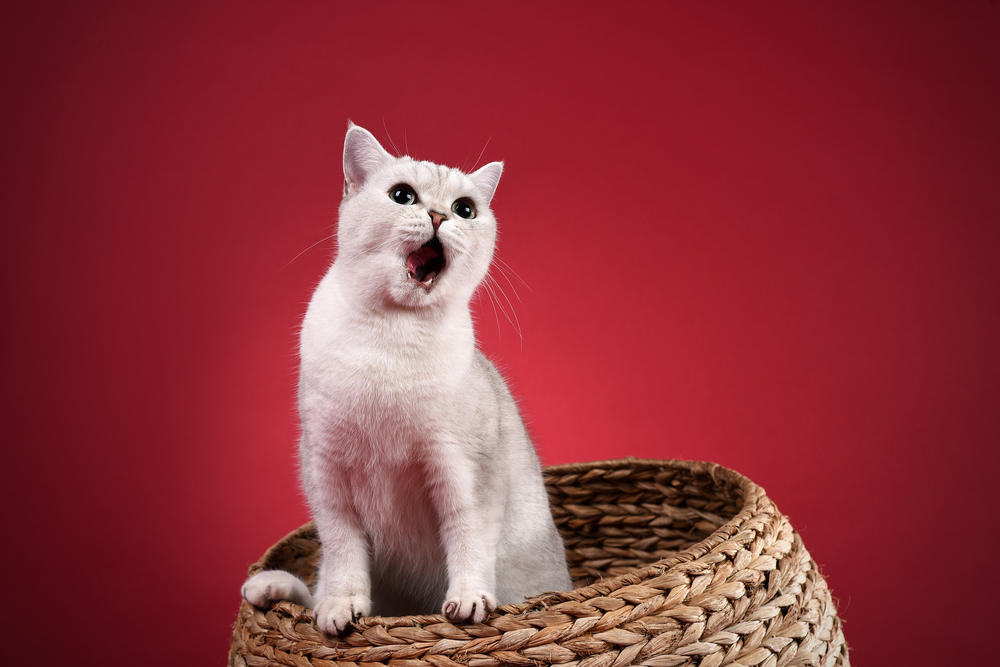
#> input picture cat.png, 1000 x 667 px, shrunk from 1920 x 1281 before the run
$ python smartcrop.py
#> lines starting #> are read from the running program, lines starting #| are printed output that depends on the picture
from PIL import Image, ImageFilter
from numpy import mean, std

# Open image
im = Image.open("cat.png")
#> im is the input picture: PIL image 1000x667 RGB; mean R, G, B 141.6, 52.6, 59.1
# Find edges of image
edge = im.filter(ImageFilter.FIND_EDGES)
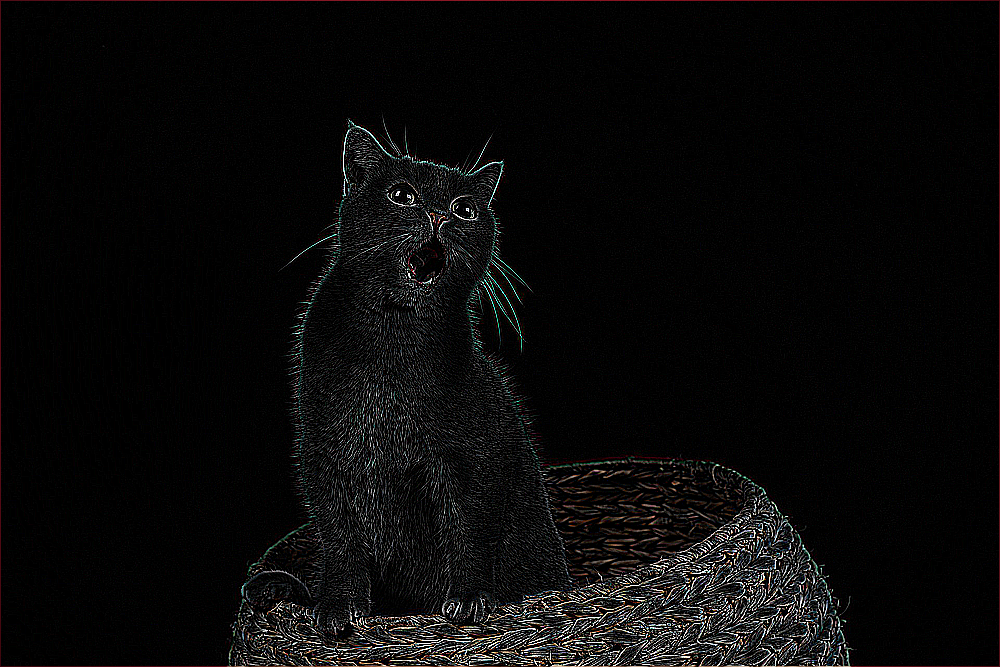
#> edge: PIL image 1000x667 RGB; mean R, G, B 10.3, 9.7, 9.5
# Create list to store edge pixels
edgedata = []

# For each row of pixels
for y in range(edge.height):
    # For each pixel in the row
    for x in range(edge.width):
        # Get the RGBA channel data
        r, g, b = edge.getpixel((x, y))
        # If a pixel is "almost black" or it's near the edge of the image:
        if (r < 20 and g < 20 and b < 20) or (x < 5 or x > edge.width - 5) or (y < 5 or y > edge.height - 5):
            pass
        else:
            # Add the x,y coordinate of the edge pixel to the edgedata list
            edgedata.append((x, y))
#> after the loop, edgedata = 71154 items


def remove_outliers(data, number_of_devs):
    # Average of the pixel location values
    data_mean = mean(data)
    # Standard deviation of the values
    data_std = std(data)
    cut_off = data_std * number_of_devs
    # The lower and upper bounds of our data
    lower_limit = data_mean - cut_off
    upper_limit = data_mean + cut_off
    # A new list of pixels with the outliers removed
    data_without_outliers = [i for i in data if lower_limit <= i <= upper_limit]
    return data_without_outliers


# The x values and remove the outliers
xdata = [i[0] for i in edgedata]
#> xdata = 71154 items
x = remove_outliers(xdata, 2.5)
#> in remove_outliers, `data_mean = mean(data)`: data_mean = 502.1
#> in remove_outliers, `data_std = std(data)`: data_std = 153.6
#> in remove_outliers, `cut_off = data_std * number_of_devs`: cut_off = 383.9
#> in remove_outliers, `lower_limit = data_mean - cut_off`: lower_limit = 118.2
#> in remove_outliers, `upper_limit = data_mean + cut_off`: upper_limit = 886
#> in remove_outliers, `data_without_outliers = [i for i in data if lower_limit <= i <= upper_..`: data_without_outliers = 71144 items
#> x = 71144 items
# The y values and remove the outliers
ydata = [i[1] for i in edgedata]
#> ydata = 71154 items
y = remove_outliers(ydata, 2.5)
#> y = 71110 items

# The x and y coordinates of our crop box
x1 = min(x)
#> x1 = 124
y1 = min(y)
#> y1 = 123
x2 = max(x)
#> x2 = 881
y2 = edge.height
#> y2 = 667

# Crop and display the newly cropped image
cropped = im.crop((x1, y1, x2, y2))
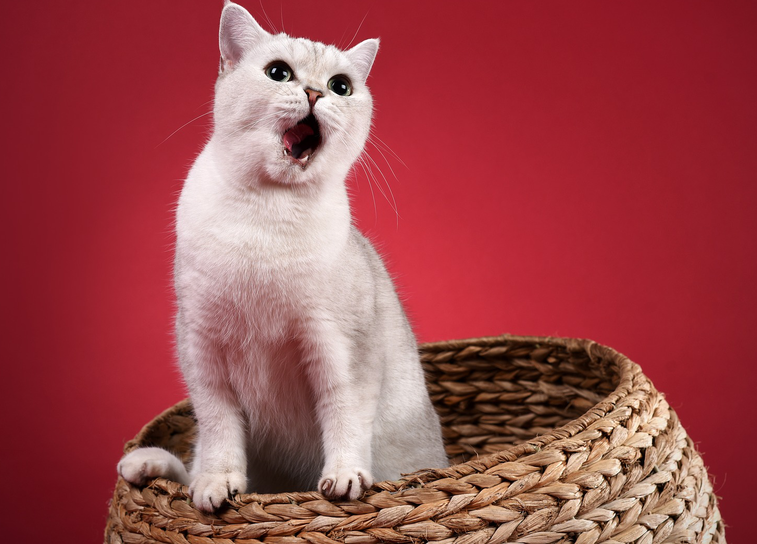
#> cropped: PIL image 757x544 RGB; mean R, G, B 157.5, 72.8, 76.3
cropped.show()
